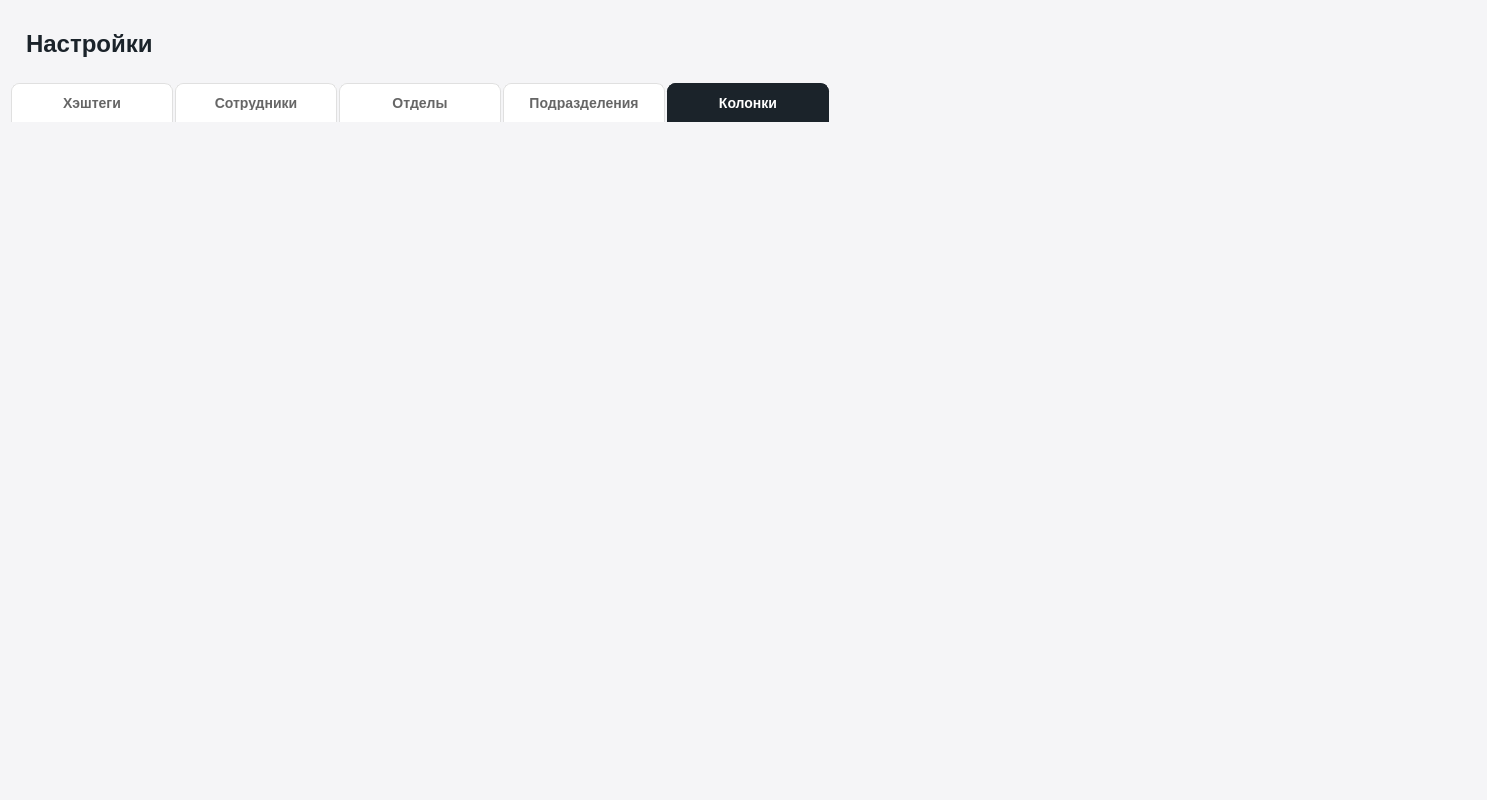
<?xml version="1.0" encoding="UTF-8"?>
<ui version="4.0">
 <class>SettingsPage</class>
 <widget class="QWidget" name="SettingsPage">
  <property name="geometry">
   <rect>
    <x>0</x>
    <y>0</y>
    <width>1487</width>
    <height>800</height>
   </rect>
  </property>
  <property name="windowTitle">
   <string>Настройки</string>
  </property>
  <property name="styleSheet">
   <string notr="true">QWidget {
    background-color: #F5F5F7;
    font-family: 'Segoe UI', Arial;
}

/* Вкладки */
QTabBar::tab {
    background-color: white;
    color: #666;
    padding: 12px 20px;
    margin-right: 2px;
    border-top-left-radius: 8px;
    border-top-right-radius: 8px;
    border: 1px solid #E0E0E0;
    border-bottom: none;
    font-weight: bold;
    font-size: 14px;
    min-width: 120px;
}

QTabBar::tab:selected {
    background-color: #1B232A;
    color: white;
    border-color: #1B232A;
}

QTabBar::tab:hover:!selected {
    background-color: #F0F0F0;
    border-color: #ccab6e;
}

QTabWidget::pane {
    background-color: white;
    border: 1x solid #E0E0E0;
    border-radius: 0px 8px 8px 8px;
    margin-top: -1px;
}

QTabWidget::tab-bar {
    alignment: left;
}

/* Кнопки */
QPushButton {
    min-height: 35px;
    max-height: 41px;
    border: none;
    border-radius: 10px;
    font-weight: bold;
    padding: 0px 16px;
}

/* === ВСЕ КНОПКИ «+ Добавить ...» — золотой стиль === */
QPushButton#btnAddHashtag,
QPushButton#btnAddEmployee,
QPushButton#btnAddDepartment,
QPushButton#btnAddSubdivision,
QPushButton#btnAddColumn {
    background-color: #ccab6e;
    color: white;
    font-size: 16px;
    border-radius: 10px;
    font-weight: bold;
    border: none;
    padding: 0 24px;           /* ← БЫЛО 12px 24px, теперь 0 по вертикали */
}

QPushButton#btnAddHashtag:hover,
QPushButton#btnAddEmployee:hover,
QPushButton#btnAddDepartment:hover,
QPushButton#btnAddSubdivision:hover,
QPushButton#btnAddColumn:hover {
    background-color: #998664;
}

QPushButton#btnAddHashtag:pressed,
QPushButton#btnAddEmployee:pressed,
QPushButton#btnAddDepartment:pressed,
QPushButton#btnAddSubdivision:pressed,
QPushButton#btnAddColumn:pressed {
    background-color: #7a6a50;
}

/* Остальные кнопки (редактировать, удалить и т.д.) — оставляем как было */
QPushButton#btnEdit,
QPushButton#btnDelete,
QPushButton#btnSave,
QPushButton#btnCancel {
    background-color: #1B232A;
    color: white;
    font-size: 14px;
    min-width: 80px;
}

QPushButton#btnEdit:hover,
QPushButton#btnDelete:hover,
QPushButton#btnSave:hover,
QPushButton#btnCancel:hover {
    background-color: #D9D9D6;
    color: black;
}

QPushButton#btnEdit:pressed,
QPushButton#btnDelete:pressed,
QPushButton#btnSave:pressed,
QPushButton#btnCancel:pressed {
    background-color: #B8B8B5;
}

/* Поля ввода */
QLineEdit, QTextEdit {
    border: 2px solid #E0E0E0;
    border-radius: 8px;
    padding: 8px 12px;
    font-size: 14px;
    background-color: white;
    min-height: 41px;
}

QLineEdit:focus, QTextEdit:focus:focus {
    border: 2px solid #ccab6e;
}


/* Заголовки */
QLabel#titleLabel {
    font-size: 24px;
    font-weight: bold;
    color: #1B232A;
    padding: 10px 0;
}

QLabel {
    font-size: 14px;
    font-weight: normal;
    color: #333;
}

QLabel#sectionTitle {
    font-size: 16px;
    font-weight: bold;
    color: #1B232A;
    padding: 5px 0;
}

/* Фреймы */
QFrame#headerFrame, QFrame#contentFrame {
    background-color: transparent;
}

QFrame#toolsFrame {
    background-color: white;
    border-radius: 10px;
    border: 1px solid #E0E0E0;
    padding: 15px;
}

QFrame#itemFrame {
    background-color: #F8F9FA;
    border-radius: 8px;
    border: 1px solid #E0E0E0;
    padding: 12px;
}

QFrame#itemFrame:hover {
    border-color: #ccab6e;
    background-color: #F0F0F0;
}

/* Таблица */
QTableWidget {
    background-color: white;
    border: 1px solid #E0E0E0;
    border-radius: 8px;
    gridline-color: #E0E0E0;
    font-size: 14px;
}

QTableWidget::item {
    padding: 8px;
    border-bottom: 1px solid #F0F0F0;
}

QTableWidget::item:selected {
    background-color: #ccab6e;
    color: white;
}

QHeaderView::section {
    background-color: #F5F5F7;
    padding: 8px;
    border: none;
    border-bottom: 2px solid #E0E0E0;
    font-weight: bold;
    font-size: 14px;
    color: #1B232A;
}

/* Скроллбары */
QScrollArea {
    border: none;
    background-color: transparent;
}

QScrollBar:vertical {
    background: #F5F5F5;
    width: 8px;
    border-radius: 4px;
}

QScrollBar::handle:vertical {
    background: #C1C1C1;
    border-radius: 4px;
    min-height: 20px;
}

QScrollBar:horizontal {
    border: none;
    background: #F5F5F5;
    height: 8px;
    margin: 0px;
    border-radius: 4px;
}

QScrollBar::handle:horizontal {
    background: #c1c1c1;
    border-radius: 4px;
    min-width: 20px;
}

QScrollBar::add-line, QScrollBar::sub-line {
    border: none;
    background: none;
}</string>
  </property>
  <layout class="QVBoxLayout" name="verticalLayout">
   <item>
    <widget class="QFrame" name="headerFrame">
     <property name="maximumSize">
      <size>
       <width>16777215</width>
       <height>70</height>
      </size>
     </property>
     <layout class="QHBoxLayout" name="horizontalLayout">
      <item>
       <widget class="QLabel" name="titleLabel">
        <property name="text">
         <string>Настройки</string>
        </property>
       </widget>
      </item>
      <item>
       <spacer name="horizontalSpacer">
        <property name="orientation">
         <enum>Qt::Orientation::Horizontal</enum>
        </property>
        <property name="sizeHint" stdset="0">
         <size>
          <width>40</width>
          <height>20</height>
         </size>
        </property>
       </spacer>
      </item>
     </layout>
    </widget>
   </item>
   <item>
    <widget class="QTabWidget" name="tabWidget">
     <property name="currentIndex">
      <number>4</number>
     </property>
     <widget class="QWidget" name="tabHashtags">
      <attribute name="title">
       <string>Хэштеги</string>
      </attribute>
      <layout class="QVBoxLayout" name="verticalLayoutHashtags">
       <item>
        <widget class="QScrollArea" name="scrollAreaHashtags">
         <property name="widgetResizable">
          <bool>true</bool>
         </property>
         <widget class="QWidget" name="scrollAreaWidgetContentsHashtags">
          <property name="geometry">
           <rect>
            <x>0</x>
            <y>0</y>
            <width>1449</width>
            <height>643</height>
           </rect>
          </property>
          <layout class="QGridLayout" name="gridLayoutHashtags">
           <property name="leftMargin">
            <number>15</number>
           </property>
           <property name="topMargin">
            <number>15</number>
           </property>
           <property name="rightMargin">
            <number>15</number>
           </property>
           <property name="bottomMargin">
            <number>15</number>
           </property>
           <property name="spacing">
            <number>15</number>
           </property>
          </layout>
         </widget>
        </widget>
       </item>
      </layout>
     </widget>
     <widget class="QWidget" name="tabEmployees">
      <attribute name="title">
       <string>Сотрудники</string>
      </attribute>
      <layout class="QVBoxLayout" name="verticalLayoutEmployees">
       <item>
        <widget class="QScrollArea" name="scrollAreaEmployees">
         <property name="widgetResizable">
          <bool>true</bool>
         </property>
         <widget class="QWidget" name="scrollAreaWidgetContentsEmployees">
          <property name="geometry">
           <rect>
            <x>0</x>
            <y>0</y>
            <width>1449</width>
            <height>643</height>
           </rect>
          </property>
          <layout class="QGridLayout" name="gridLayoutEmployees">
           <property name="leftMargin">
            <number>15</number>
           </property>
           <property name="topMargin">
            <number>15</number>
           </property>
           <property name="rightMargin">
            <number>15</number>
           </property>
           <property name="bottomMargin">
            <number>15</number>
           </property>
           <property name="spacing">
            <number>15</number>
           </property>
          </layout>
         </widget>
        </widget>
       </item>
      </layout>
     </widget>
     <widget class="QWidget" name="tabDepartments">
      <attribute name="title">
       <string>Отделы</string>
      </attribute>
      <layout class="QVBoxLayout" name="verticalLayoutDepartments">
       <item>
        <widget class="QScrollArea" name="scrollAreaDepartments">
         <property name="widgetResizable">
          <bool>true</bool>
         </property>
         <widget class="QWidget" name="scrollAreaWidgetContentsDepartments">
          <property name="geometry">
           <rect>
            <x>0</x>
            <y>0</y>
            <width>1449</width>
            <height>643</height>
           </rect>
          </property>
          <layout class="QGridLayout" name="gridLayoutDepartments">
           <property name="leftMargin">
            <number>15</number>
           </property>
           <property name="topMargin">
            <number>15</number>
           </property>
           <property name="rightMargin">
            <number>15</number>
           </property>
           <property name="bottomMargin">
            <number>15</number>
           </property>
           <property name="spacing">
            <number>15</number>
           </property>
          </layout>
         </widget>
        </widget>
       </item>
      </layout>
     </widget>
     <widget class="QWidget" name="tabSubdivisions">
      <attribute name="title">
       <string>Подразделения</string>
      </attribute>
      <layout class="QVBoxLayout" name="verticalLayoutSubdivisions">
       <item>
        <widget class="QScrollArea" name="scrollAreaSubdivisions">
         <property name="widgetResizable">
          <bool>true</bool>
         </property>
         <widget class="QWidget" name="scrollAreaWidgetContentsSubdivisions">
          <property name="geometry">
           <rect>
            <x>0</x>
            <y>0</y>
            <width>1449</width>
            <height>643</height>
           </rect>
          </property>
          <layout class="QGridLayout" name="gridLayoutSubdivisions">
           <property name="leftMargin">
            <number>15</number>
           </property>
           <property name="topMargin">
            <number>15</number>
           </property>
           <property name="rightMargin">
            <number>15</number>
           </property>
           <property name="bottomMargin">
            <number>15</number>
           </property>
           <property name="spacing">
            <number>15</number>
           </property>
          </layout>
         </widget>
        </widget>
       </item>
      </layout>
     </widget>
     <widget class="QWidget" name="tabColumns">
      <attribute name="title">
       <string>Колонки</string>
      </attribute>
      <layout class="QVBoxLayout" name="verticalLayoutColumns">
       <item>
        <widget class="QScrollArea" name="scrollAreaColumns">
         <property name="widgetResizable">
          <bool>true</bool>
         </property>
         <widget class="QWidget" name="scrollAreaWidgetContentsColumns">
          <property name="geometry">
           <rect>
            <x>0</x>
            <y>0</y>
            <width>1449</width>
            <height>643</height>
           </rect>
          </property>
          <layout class="QGridLayout" name="gridLayoutColumns">
           <property name="leftMargin">
            <number>15</number>
           </property>
           <property name="topMargin">
            <number>15</number>
           </property>
           <property name="rightMargin">
            <number>15</number>
           </property>
           <property name="bottomMargin">
            <number>15</number>
           </property>
           <property name="spacing">
            <number>15</number>
           </property>
          </layout>
         </widget>
        </widget>
       </item>
      </layout>
     </widget>
    </widget>
   </item>
  </layout>
 </widget>
 <resources/>
 <connections/>
</ui>
